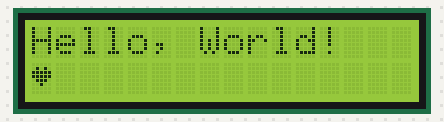
Recording of a sketch running on a simulated Arduino Uno, built with avr-gcc and run on an emulated ATmega328P. Shown: 16×2 character LCD.

Above: at 0.2 s.
At 1.3 s:
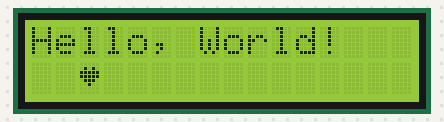
At 2.3 s:
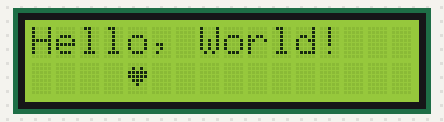
At 4.5 s:
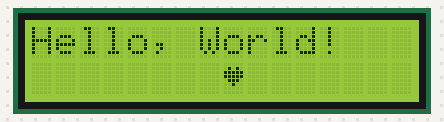
At 6.7 s:
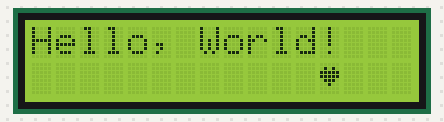
At 9.5 s:
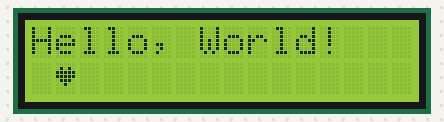

The sketch:

20190513_2.ino
```cpp
#include <LiquidCrystal_I2C.h>
#include <Wire.h>


LiquidCrystal_I2C lcd(0x27, 16, 2);   // 주소, 글자 갯수, 라인 수
//0x27 is the I2C bus address for an unmodified module

byte user_font1[17] = {0x11, 0x0A, 0x04, 0x04, 0x04, 0x0A, 0x11};
byte user_font2[17] = {0x00, 0x0A, 0x1F, 0x1F, 0x0E, 0x04, 0x00}; //하트
byte user_font3[17] = {0x00, 0x04, 0x04, 0x1F, 0x0E, 0x0A, 0x0A}; //뚱이
byte user_font4[17] = {0x00, 0x0E, 0x0E, 0x0E, 0x1F, 0x1F, 0x1F}; // ㅗ


void setup() {

  lcd.init();
  //lcd.begin(16,2);
  lcd.backlight();
  //lcd.setBacklightPin(3, POSITIVE);   //no support
  //lcd.setBacklight(HIGH);

}
int a = 0;
void loop() {

  lcd.setCursor(0,0);
  lcd.print("Hello, World!");
  lcd.createChar(0, user_font1);   // 0~ 7 까지 영역 폰트 지정
  lcd.createChar(1, user_font2);
  lcd.createChar(2, user_font3);
  lcd.createChar(3, user_font4);
  lcd.setCursor(a,1);
  lcd.write(byte(1));
  a++;
  if(a == 16) a = 0;
  //lcd.setCursor(2,1);
 // lcd.write(byte(1));
 // lcd.setCursor(4,1);
 // lcd.write(byte(2));
//  lcd.setCursor(6,1);
 // lcd.write(byte(3));
  delay(500);
  lcd.clear();
}
```

Measured:
- by itself, everything shown: repeats every 8.7 s, in 32 steps
- what the display in image 1 shows lasts 0.5 s, from 1.2 s to 1.7 s
